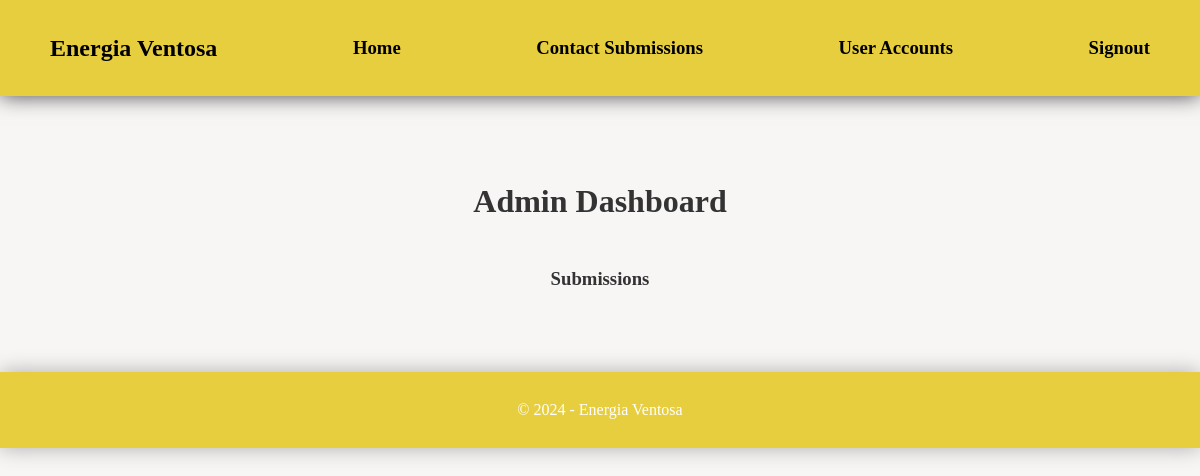
Before: /submissions (signed in) with the older database file.
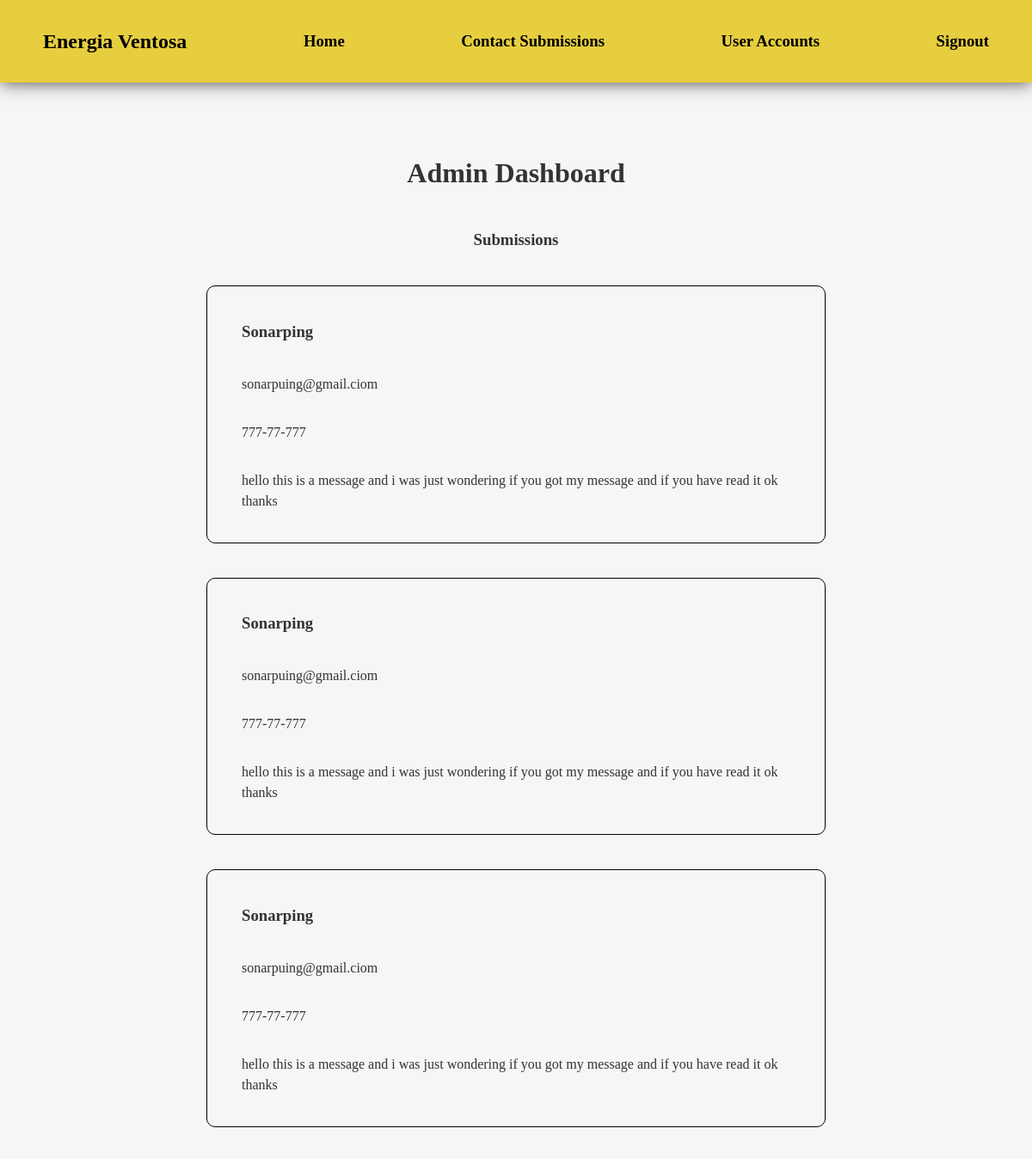
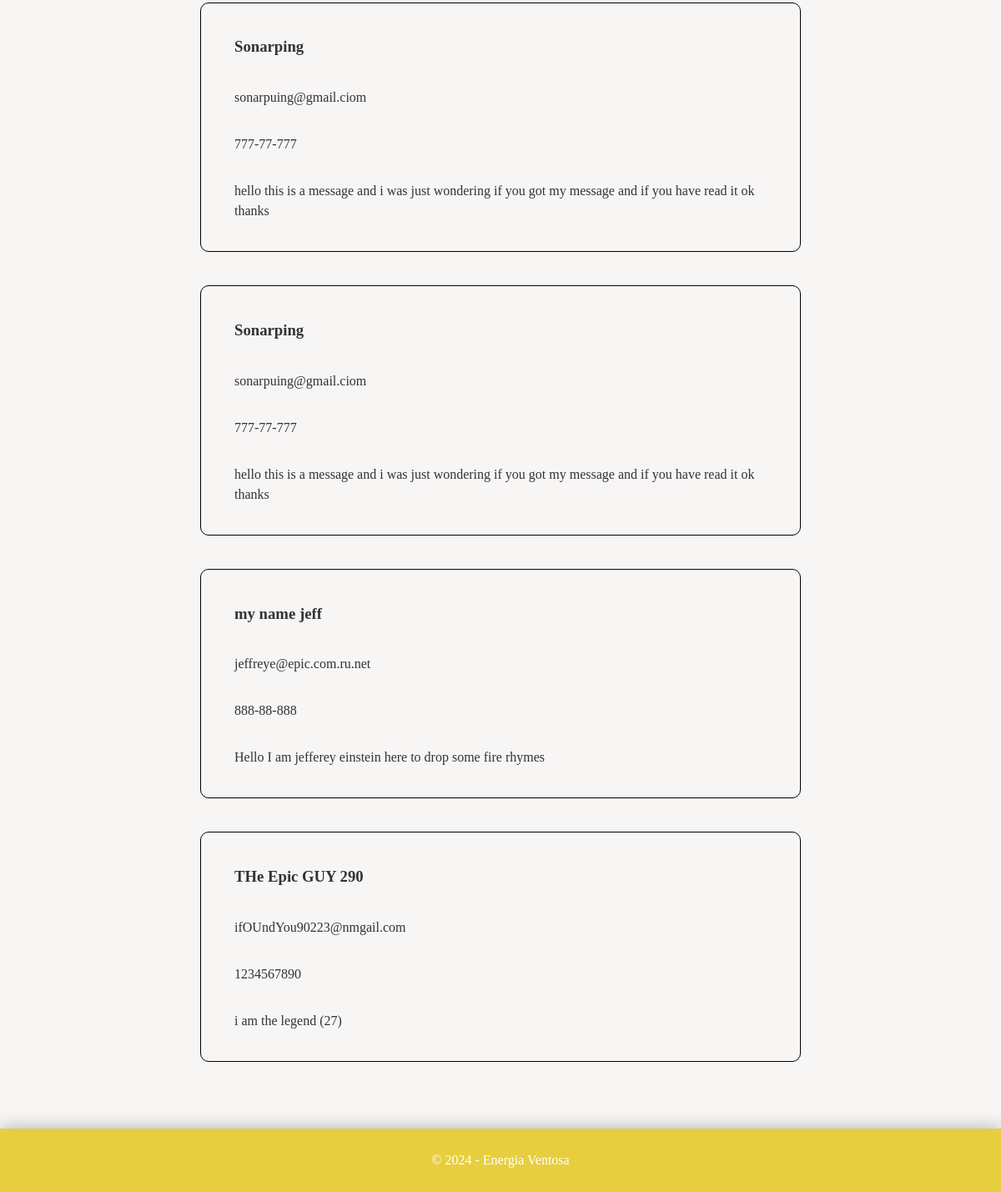
After: the same page with the newer database file (2 pictures, top to bottom).
### database/models.py (models this page shows)
class ContactForm(Base):
    __tablename__ = 'contactforms'
    id = Column(Integer, primary_key=True, index=True)
    name = Column(String(255), nullable=False)
    email = Column(String(255), nullable=False)
    phone = Column(String(255), nullable=False)
    message = Column(String(500), nullable=False)

### main.py (the view)
@app.get("/submissions")
async def get_submissions(request: Request, session = Depends(obtain_session)):
  if 'user' in request.session:
    if db.is_admin(session, request.session['user']):
      submissions = db.get_forms(session)
      return templates.TemplateResponse('submissions.html', {'request': request, 'submissions': submissions})
    else:
      return RedirectResponse(url='/', status_code=303)
  else:
    return RedirectResponse(url='/', status_code=303)

### templates/submissions.html (shortened to what this page needs)
<!DOCTYPE html>
<html lang="en">
<head>
  <link rel="stylesheet" type="text/css" href="../static/all.css">
</head>
<body>
  <nav style="background-color: #e7ce3f; padding: 10px; box-shadow: 0 0 20px #000000b7; z-index: 0;">
    <div style="display: flex; justify-content: space-between; flex-direction: row; align-items: center; gap: 10px; padding: 0px 40px">
      <a style="text-decoration: none; color: black;" href="/">
        <h1>
          Energia Ventosa
        </h1>
      </a>
        <h3>
          <a style="text-decoration: none; color: black;" href="/">
            Home
          </a>
        </h3>
        <h3>
          <a style="text-decoration: none; color: black;" href="/submissions">
            Contact Submissions
          </a>
        </h3>
        <h3>
          <a style="text-decoration: none; color: black;" href="/accounts">
            User Accounts
          </a>
        </h3>
        <h3>
          <a style="text-decoration: none; color: black;" href="/signout">
            Signout
          </a>
        </h3>
    </div>
  </nav>
  <div class="centering_container">
    <div style="display: flex; flex-direction: column; align-items: center;">
      <h1>Admin Dashboard</h1>
    {% if submissions.length == 0 %}
      <h3>No submissions yet!</h3>
    {% else %}
      <h3>Submissions</h3>
    {% endif %}
    {% for submission in submissions %}
      <div class="contact" style="margin: 20px; padding: 20px 40px; border: 1px solid black; border-radius: 10px; display: flex; flex-direction: column; width: 100%; box-sizing: border-box;">
        <h3>{{ submission.name }}</h3>
        <p>{{ submission.email }}</p>
        <p>{{ submission.phone }}</p>
        <p>{{ submission.message }}</p>
      </div>
    {% endfor %}
    </div>
  </div>
  {% if submissions.length == 3 %}
  <footer style="position: absolute; bottom:0">
  {% else %}
  <footer>
  {% endif %}
    <p>
      &copy; 2024 - Energia Ventosa
    </p>
  </footer>
</body>
</html>

### static/all.css (style rules this page uses)
html, body { margin: 0; padding: 0; font-family: Cambria, Cochin, Georgia, Times, 'Times New Roman', serif; font-size: 16px; line-height: 1.5; color: #333; height: 100%; min-height: 100%; background-color: #f8f5f5; }
footer { background-color: #e7ce3f; padding: 10px 0; box-shadow: 0 0 20px #0000004d; color: #fff; text-align: center; bottom: 0; width: 100%; }
.centering_container { display: flex; flex-direction: row; align-items: center; justify-content: center; padding: 5vw 20vw; }

Changed rows visible on the page:
added ContactForm: name "Sonarping", email "sonarpuing@gmail.ciom", phone "777-77-777", message "hello this is a message and i was just wondering if you got my message and if you have read it ok thanks"
added ContactForm: name "Sonarping", email "sonarpuing@gmail.ciom", phone "777-77-777", message "hello this is a message and i was just wondering if you got my message and if you have read it ok thanks"
added ContactForm: name "Sonarping", email "sonarpuing@gmail.ciom", phone "777-77-777", message "hello this is a message and i was just wondering if you got my message and if you have read it ok thanks"
added ContactForm: name "Sonarping", email "sonarpuing@gmail.ciom", phone "777-77-777", message "hello this is a message and i was just wondering if you got my message and if you have read it ok thanks"
added ContactForm: name "Sonarping", email "sonarpuing@gmail.ciom", phone "777-77-777", message "hello this is a message and i was just wondering if you got my message and if you have read it ok thanks"
added ContactForm: name "my name jeff", email "jeffreye@epic.com.ru.net", phone "888-88-888", message "Hello I am jefferey einstein here to drop some fire rhymes"
added ContactForm: name "THe Epic GUY 290", email "ifOUndYou90223@nmgail.com", phone "1234567890", message "i am the legend (27)"
